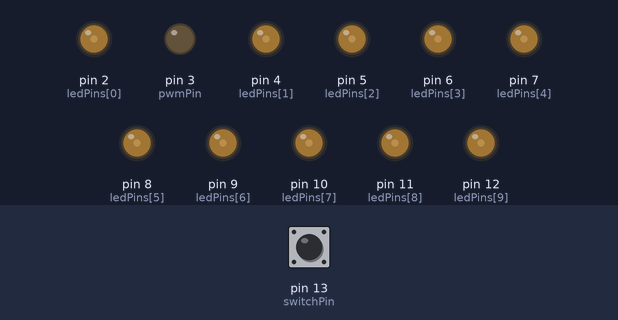
The sketch below on a simulated Arduino Uno, built with avr-gcc and run on an emulated ATmega328P. On the bench: output pins drawn as LEDs (lit = HIGH). Inputs (shaded band) come from the test bench; at power-on: pin 13 (switchPin) LOW.

Above: at 0.15 s.
At 6.6 s:
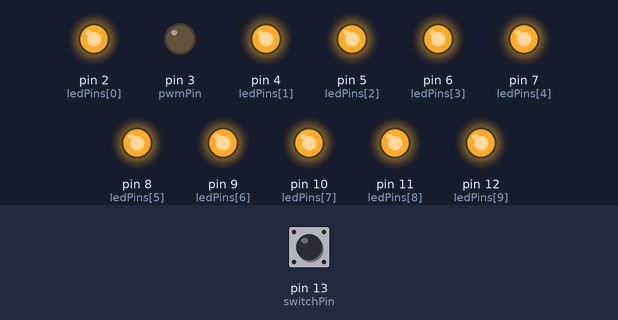
At 14.1 s:
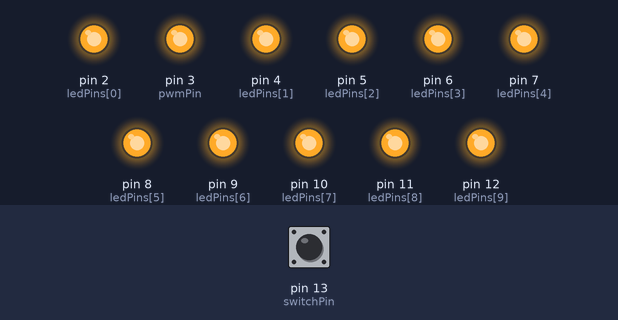
At 20.99 s:
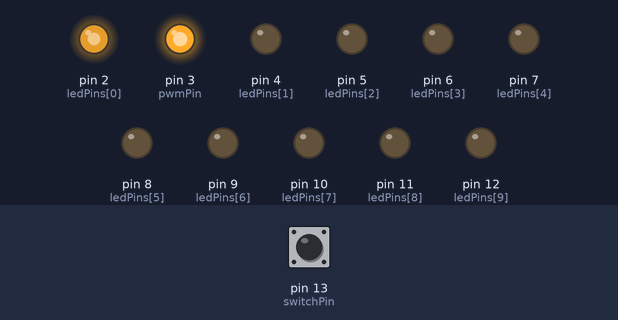
At 26.14 s:
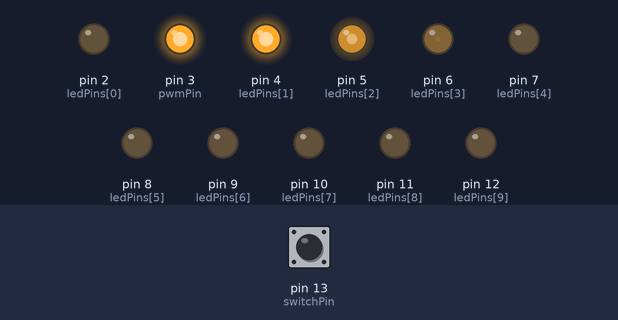
At 38.1 s:
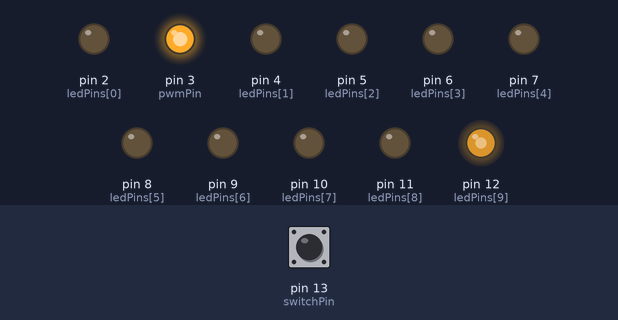
Timing chart, 0 to 40.0 s (numbered marks = the images above):
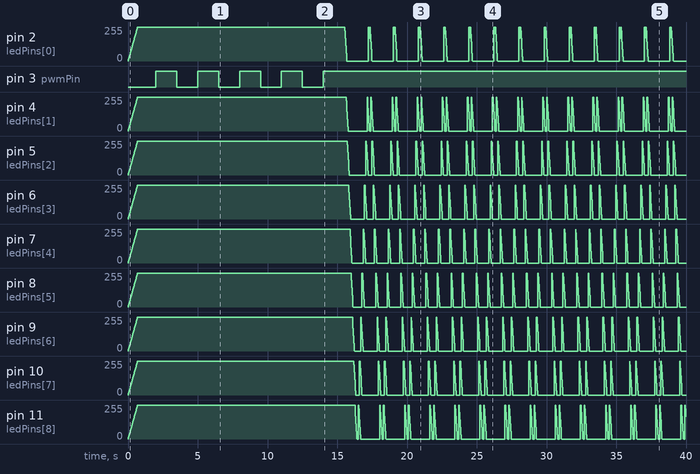

The sketch:

Cylon_V4_2.ino
```cpp
#include <SoftPWM.h>

int cylonDelay = 45;
int cylonFadeup = 0;
int cylonFadedown = 300;
int pulseFade = 1500;
int larson_cnt = 0;
int noFade = 0;
int switchPin = 13;
int state = 0;
int pwmPin = 3;
int ledPins[] = {2,4,5,6,7,8,9,10,11,12};

void setup()
{
	// Initialize Software PWM
	SoftPWMBegin();
	// Inialise MOT switch input
	pinMode(switchPin, INPUT);

	if (digitalRead(switchPin) == HIGH)
	{
		// go to MOT state
		state = 0;
	}
	else
	{
		// Initalise SoftPWM make all output high
//		SoftPWMBegin(SOFTPWM_INVERTED);
		SoftPWMBegin();
                for(int i=0; i<=9; i++) {
		{
			  // Create and set pin 13 to 0 (high) as  we have inverted the polarity
			  SoftPWMSet(ledPins[i], 255);
//                          SoftPWMSetFadeTime(thisPin, pulseFade, pulseFade);
		}
		// set fade up down time
		SoftPWMSetFadeTime(ALL, pulseFade, pulseFade);
		// Go to Larson state and
		state = 1;
	}
}
}

void loop() {

	switch (state)
	{
	case 0:	// MOT bypass state
		for(int i=0; i<=9; i++)
		{
			// make all digital outputs high
			digitalWrite(ledPins[i], HIGH);
		}
		// go to idle state and do nothing till next brake sequence
		state = 3;
		break;
	case 1:	// Pulse state after 500ms
		if  (millis() >= 500)
		{
			analogWrite(pwmPin, 0);	// fade down to 20%
			delay(pulseFade);
			analogWrite(pwmPin, 255);	// fade up to 100%
			delay(pulseFade);

                        if (larson_cnt  > 3) // do this 3 times ( total time = pulseFade x larson_cnt x 2)
			{
				// go to Cylon state
				SoftPWMSetFadeTime(ALL, cylonFadeup, cylonFadedown);
				state = 2;
			}
			larson_cnt = larson_cnt + 1;
		}
		break;
	case 2:
		// Cylon State
                // loop from right to left:
		for(int i=0; i<=9; i++)
		{
			 SoftPWMSetPercent(ledPins[i], 100);
			 delay(cylonDelay);
			 SoftPWMSetPercent(ledPins[i], 0);
			 delay(cylonDelay);
		}
		// loop from left to right:
		for(int i=9; i>=0; i--)
		{
			 SoftPWMSetPercent(ledPins[i], 100);
			 delay(cylonDelay);
			 SoftPWMSetPercent(ledPins[i], 0);
			 delay(cylonDelay);
		}
		break;
	case 3:  // idle state do nothing
	default:
		break;
	}

}
```

Measured:
- by itself, pin 3 (pwmPin): alternates HIGH for 1.5 s and LOW for 1.5 s, 9 changes in all, then stays HIGH
